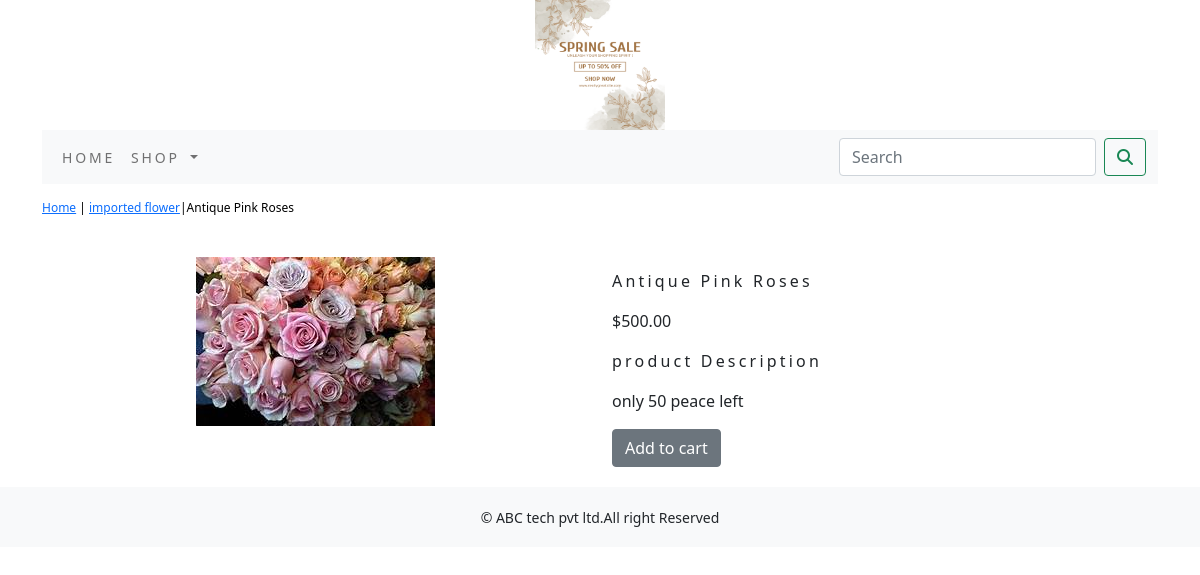
Page /shop/imported-flower/antique-pink-roses/ on the committed database.
### shop/models.py (models this page shows, shortened)
class Product(models.Model):
    name = models.CharField(max_length=250, unique=True)
    slug = models.SlugField(max_length=250, unique=True)
    description = models.TextField(blank=True)
    price=models.DecimalField(max_digits=10,decimal_places=2)
    category=models.ForeignKey(Category,on_delete=models.CASCADE)
    image = models.ImageField(upload_to='product', blank=True)
    stock=models.IntegerField()
    available=models.BooleanField(default=True)
    created=models.DateTimeField(auto_now_add=True)
    updated=models.DateTimeField(auto_now=True)
    class Meta:
        ordering=('name',)
        verbose_name='product'
        verbose_name_plural='products'

class Category(models.Model):
    name=models.CharField(max_length=250,unique=True)
    slug=models.SlugField(max_length=250,unique=True)
    description=models.TextField(blank=True)
    image=models.ImageField(upload_to='category',blank=True)
    class Meta:
        ordering=('name',)
        verbose_name='category'
        verbose_name_plural='categories'
    def get_url(self):
        return reverse('shop:products_by_category',args=[self.slug])
    def __str__(self):
        return '{}'.format(self.name)

### shop/views.py (the view)
# urls.py: path('<slug:c_slug>/<slug:product_slug>/', views.proDetail, name='prodCatdetail'),
def proDetail(request,c_slug,product_slug):
    try:
        product=Product.objects.get(category__slug=c_slug,slug=product_slug)
    except Exception as e:
        raise e
    return render(request,'product.html',{'product':product})

### cart/context_processors.py (called while the page is built)
def counter(request):
    item_count=0
    if 'admin' in request.path:
        return  {}
    else:
        try:
            cart=Cart.objects.filter(cart_id=_cart_id(request))
            cart_items=CartItem.objects.all().filter(cart=cart[:1])
            for cart_item in cart_items:
                item_count += cart_item.quantity
        except Cart.DoesNotExist:
            item_count =0
        return dict(item_count=item_count)

### cart/views.py (called while the page is built)
def _cart_id(request):
    cart=request.session.session_key
    if not cart:
        cart=request.session.create()
    return cart

### shop/context_processors.py (called while the page is built)
def menu_links(request):
    links=Category.objects.all()
    return dict(links=links)

### templates/product.html (shortened to what this page needs)
{% extends 'base.html' %}
{% load static %}
{% block content %}
<div class="row my_prod_row_class">
    <div class="mx_auto">
        <p> <a href="{% url 'shop:allProdCat' %}">Home</a> | <a href="{{product.category.get_url}}">{{product.category}}</a>|{{product.name}}</p>
    </div>
<div class="container">
<br>
<div class="row">
    <div class="col-12 col-sm-12 col-md-12 col-lg-6 text-center">
        <div style="min-width:18rem">
            <img src="{{product.image.url}}" alt="{{product.name}}">
        </div>
    </div>
    <div class="col-12 col-sm-12 col-md-12 col-lg-6">
        <div>
        <h1 class="my_prod_title">{{product.name}}</h1>
        <p>${{product.price}}</p>
        <p class="my_title">product Description</p>
        <p class="text-justify my_prod_text">{{product.description}}</p>
        {% if product.stock <= 0 %}
        <p class="text-justify my_prod_text"><b>Out of stock</b></p>
        {% else %}
        <a class="btn btn-secondary" href="{% url 'cart:add_cart' product.id %}">Add to cart</a>
        {% endif %}
        </div>
    </div>
</div>
</div>
</div>
{% endblock %}

### static/css/custom.css (style rules this page uses)
body { font-family: 'Roboto', sans-serif; }
.my_title { font-size:16px; text_transform:uppercase; letter-spacing:.2em; }
.my_prod_row_class { padding-top:15px; padding-bottom:20px; }
.my_prod_row_class .mx_auto { color:#000; font-size:12px; text-decoration:none; }
.my_prod_title { font-size:16px; text_transform:uppercase; letter-spacing:.2em; padding-top:15px; padding-bottom:10px; }
.my_prod_text { padding-right:20px; }

### rows in the picture
Product: category "imported flower", name "Antique Pink Roses", image (picture), price "500.00", description "only 50 peace left"
